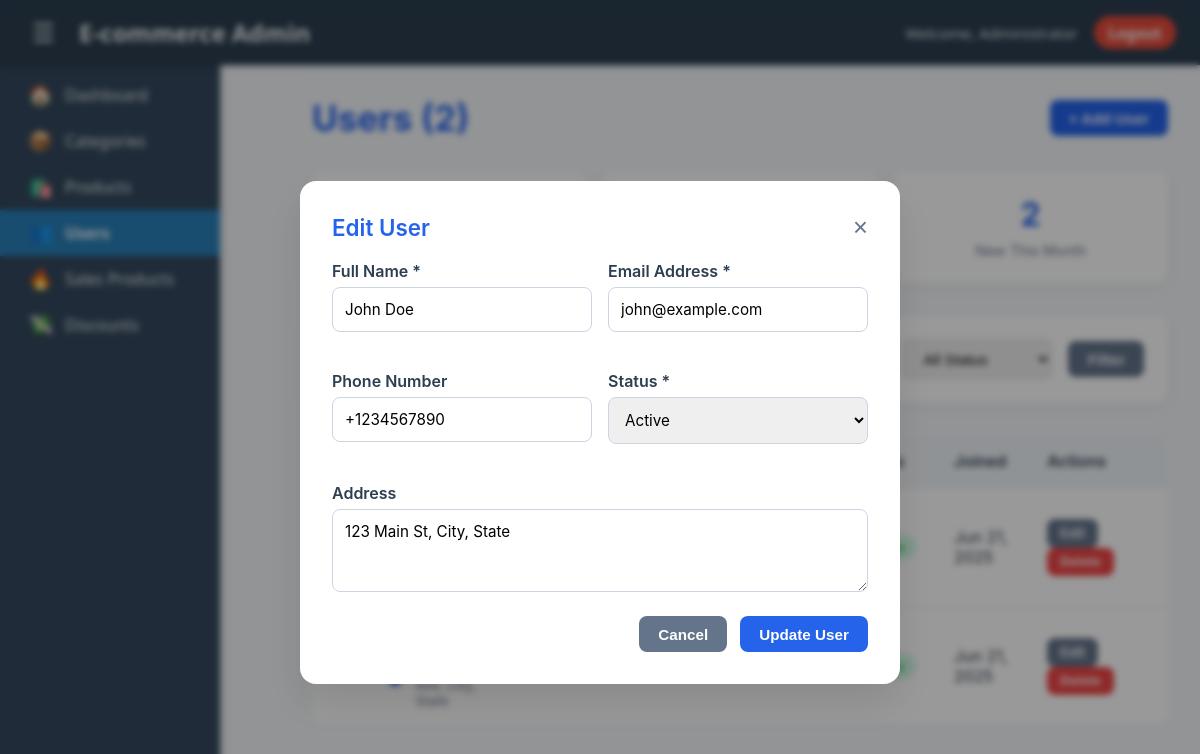
The app's page /admin/pages/users.php?edit=1 (signed in) with its own data.
### tables this page shows
CREATE TABLE users (
    id INT PRIMARY KEY AUTO_INCREMENT,
    name VARCHAR(255) NOT NULL,
    email VARCHAR(255) UNIQUE NOT NULL,
    phone VARCHAR(20),
    address TEXT,
    status ENUM('active', 'inactive') DEFAULT 'active',
    created_at TIMESTAMP DEFAULT CURRENT_TIMESTAMP
);

### admin/pages/users.php (the view, shortened to what this page needs)
<?php
$database = new Database();
$pdo = $database->getConnection();
$search = isset($_GET['search']) ? trim($_GET['search']) : '';
$statusFilter = isset($_GET['status']) ? $_GET['status'] : '';
$page = isset($_GET['page']) ? max(1, intval($_GET['page'])) : 1;
$limit = 10;
$offset = ($page - 1) * $limit;
$whereClause = '';
$params = [];
$countSql = "SELECT COUNT(*) FROM users $whereClause";
$countStmt = $pdo->prepare($countSql);
$countStmt->execute($params);
$totalUsers = $countStmt->fetchColumn();
$sql = "SELECT * FROM users $whereClause ORDER BY created_at DESC LIMIT $limit OFFSET $offset";
$stmt = $pdo->prepare($sql);
$stmt->execute($params);
$users = $stmt->fetchAll();
$editUser = null;
if (isset($_GET['edit'])) {
    $stmt = $pdo->prepare("SELECT * FROM users WHERE id = ?");
    $stmt->execute([$_GET['edit']]);
    $editUser = $stmt->fetch();
}
?>
<!DOCTYPE html>
<html lang="en">
<head>
    <link rel="stylesheet" href="../assets/css/style.css" />
</head>
<body>
    <?php include '../includes/header.php'; ?>
    <div class="admin-container">
        <?php include '../includes/sidebar.php'; ?>
        <main class="main-content" role="main" aria-labelledby="pageTitle">
            <div class="page-header">
                <h1 id="pageTitle">Users (<?php echo $totalUsers; ?>)</h1>
                <button class="btn btn-primary" type="button" onclick="showModal('userModal')">+ Add User</button>
            </div>
            <?php
            $activeUsers = $pdo->query("SELECT COUNT(*) FROM users WHERE status = 'active'")->fetchColumn();
            $inactiveUsers = $pdo->query("SELECT COUNT(*) FROM users WHERE status = 'inactive'")->fetchColumn();
            $recentUsers = $pdo->query("SELECT COUNT(*) FROM users WHERE created_at >= DATE_SUB(NOW(), INTERVAL 30 DAY)")->fetchColumn();
            ?>
            <div class="stats-container">
                <div class="stat-card">
                    <div class="stat-number"><?php echo $activeUsers; ?></div>
                    <div class="stat-label">Active Users</div>
                </div>
                <div class="stat-card">
                    <div class="stat-number"><?php echo $inactiveUsers; ?></div>
                    <div class="stat-label">Inactive Users</div>
                </div>
                <div class="stat-card">
                    <div class="stat-number"><?php echo $recentUsers; ?></div>
                    <div class="stat-label">New This Month</div>
                </div>
            </div>
            <div class="filters-container">
                <form method="GET" style="display: flex; gap: 1rem; align-items: center; flex-wrap: wrap; width: 100%;">
                    <select name="status" class="filter-select">
                        <option value="">All Status</option>
                    </select>
                    <button type="submit" class="btn btn-secondary">Filter</button>
                </form>
            </div>
            <div class="table-container" role="region" aria-label="Users list">
                <?php if (empty($users)): ?>
                    <div class="empty-state">
                        <h3>No users found</h3>
                        <p><?php echo ($search || $statusFilter) ? 'No users match your search criteria.' : 'Start by adding your first user.'; ?></p>
                        <?php if (!$search && !$statusFilter): ?>
                            <button class="btn btn-primary" onclick="showModal('userModal')">Add First User</button>
                        <?php endif; ?>
                    </div>
                <?php else: ?>
                    <table class="data-table" cellspacing="0" cellpadding="0" role="table">
                        <thead>
                            <tr>
                                <th scope="col">ID</th>
                                <th scope="col">User</th>
                                <th scope="col">Email</th>
                                <th scope="col">Phone</th>
                                <th scope="col">Status</th>
                                <th scope="col">Joined</th>
                                <th scope="col" style="width: 140px;">Actions</th>
                            </tr>
                        </thead>
                        <tbody>
                            <?php foreach ($users as $user): ?>
                                <tr>
                                    <td><?php echo $user['id']; ?></td>
                                    <td>
                                        <div class="user-info">
                                            <div class="user-avatar">
                                            </div>
                                            <div class="user-details">
                                                <h4><?php echo htmlspecialchars($user['name']); ?></h4>
                                                <?php if ($user['address']): ?>
                                                    <p><?php echo htmlspecialchars(substr($user['address'], 0, 30)) . (strlen($user['address']) > 30 ? '...' : ''); ?></p>
                                                <?php endif; ?>
                                            </div>
                                        </div>
                                    </td>
                                    <td><?php echo htmlspecialchars($user['email']); ?></td>
                                    <td><?php echo htmlspecialchars($user['phone'] ?: 'N/A'); ?></td>
                                    <td>
                                        <span class="status-badge <?php echo $user['status']; ?>">
                                        </span>
                                    </td>
                                    <td><?php echo date('M j, Y', strtotime($user['created_at'])); ?></td>
                                    <td>
                                        <a href="?edit=<?php echo $user['id']; ?>" class="btn btn-sm btn-secondary"
                                           aria-label="Edit <?php echo htmlspecialchars($user['name']); ?>">Edit</a>
                                        <form method="POST" style="display:inline;"
                                              onsubmit="return confirm('Are you sure you want to delete \'<?php echo htmlspecialchars($user['name']); ?>\'? This action cannot be undone.');"
                                              aria-label="Delete <?php echo htmlspecialchars($user['name']); ?>">
                                            <button type="submit" class="btn btn-sm btn-danger">Delete</button>
                                        </form>
                                    </td>
                                </tr>
                            <?php endforeach; ?>
                        </tbody>
                    </table>
                <?php endif; ?>
            </div>
        </main>
    </div>
    <div id="userModal" class="modal" role="dialog" aria-modal="true" aria-labelledby="modalTitle" aria-hidden="true" tabindex="-1">
        <div class="modal-content" role="document">
            <div class="modal-header">
                <h2 id="modalTitle"><?php echo $editUser ? 'Edit User' : 'Add User'; ?></h2>
                <button class="close" aria-label="Close modal" onclick="hideModal('userModal')">&times;</button>
            </div>
            <form method="POST" onsubmit="return validateForm()">
                <div class="form-row">
                    <div class="form-group">
                        <label for="name">Full Name *</label>
                        <input type="text" id="name" name="name" required maxlength="255"
                               value="<?php echo $editUser ? htmlspecialchars($editUser['name']) : ''; ?>" />
                    </div>
                    <div class="form-group">
                        <label for="email">Email Address *</label>
                        <input type="email" id="email" name="email" required maxlength="255"
                               value="<?php echo $editUser ? htmlspecialchars($editUser['email']) : ''; ?>" />
                    </div>
                </div>
                <div class="form-row">
                    <div class="form-group">
                        <label for="phone">Phone Number</label>
                        <input type="tel" id="phone" name="phone" maxlength="20"
                               value="<?php echo $editUser ? htmlspecialchars($editUser['phone']) : ''; ?>" />
                    </div>
                    <div class="form-group">
                        <label for="status">Status *</label>
                        <select id="status" name="status" required>
                            <option value="active" <?php echo ($editUser && $editUser['status'] == 'active') ? 'selected' : ''; ?>>Active</option>
                        </select>
                    </div>
                </div>
                <div class="form-group full-width">
                    <label for="address">Address</label>
                    <textarea id="address" name="address" rows="3" placeholder="Optional"><?php echo $editUser ? htmlspecialchars($editUser['address']) : ''; ?></textarea>
                </div>
                <div class="form-actions">
                    <button type="button" class="btn btn-secondary" onclick="hideModal('userModal')">Cancel</button>
                    <button type="submit" class="btn btn-primary"><?php echo $editUser ? 'Update' : 'Add'; ?> User</button>
                </div>
            </form>
        </div>
    </div>
</body>
</html>

### admin/assets/css/style.css (style rules this page uses)
* { margin: 0; padding: 0; box-sizing: border-box; }
body { font-family: 'Inter', -apple-system, BlinkMacSystemFont, 'Segoe UI', sans-serif; background: linear-gradient(135deg, #667eea 0%, #764ba2 100%); min-height: 100vh; color: #2d3748; }
.admin-container { display: flex; min-height: 100vh; }
.main-content { flex: 1; margin-left: 280px; padding: 2rem; background: rgba(255, 255, 255, 0.05); backdrop-filter: blur(10px); min-height: 100vh; }
.admin-container { display: flex; min-height: 100vh; background-color: #f4f7fa; }

### records on screen
users: created_at "Jun 21, 2025", name "John Doe", email "john@example.com", phone "+1234567890", status "Active", address "123 Main St, City, State"
users: created_at "Jun 21, 2025"

### other values on screen
$_SESSION['admin_name'] "Administrator"
$totalUsers "2"
$recentUsers "2"
